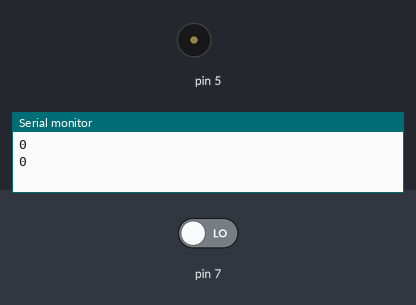
Simulated run of this sketch. Board: Arduino Uno, built with avr-gcc and run on an emulated ATmega328P. On the bench: buzzer (waves = sounding), the last lines printed to the serial monitor. The test bench sets the inputs (shaded band); at power-on: pin 7 LOW.

Above: at 1.8 s.
1.9 s: pin 7 driven HIGH
At 2.6 s:
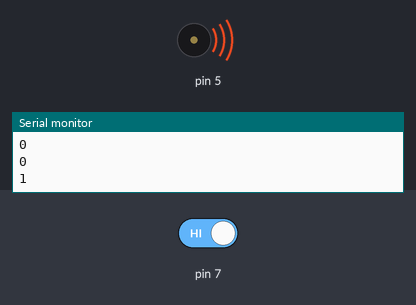
4.9 s: pin 7 driven LOW
At 6.1 s:
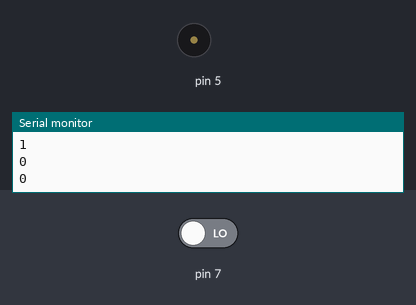
Timing chart, 0 to 7.9 s (numbered marks = the images above; inputs shaded):
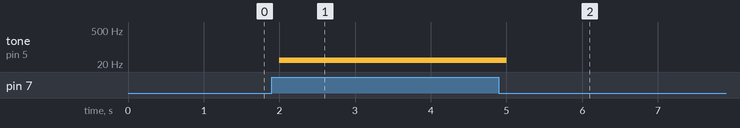

Measured:
- after the input at 1.9 s, tone on pin 5: silent → 29 Hz after 0.10 s
- after the input at 4.9 s, tone on pin 5: 29 Hz → silent after 0.10 s

The sketch:

SensorDeMovimento.ino
```cpp
// C++ code
//
void setup()
{
  pinMode(7, INPUT);
  Serial.begin(9600);
  pinMode(5, OUTPUT);
}

void loop()
{
  Serial.println(digitalRead(7));
  if (digitalRead(7) == 1) {
    tone(5, 29, 1000); // play tone 10 (A#0 = 29 Hz)
  }
  delay(1000); // Wait for 1000 millisecond(s)
}
```
